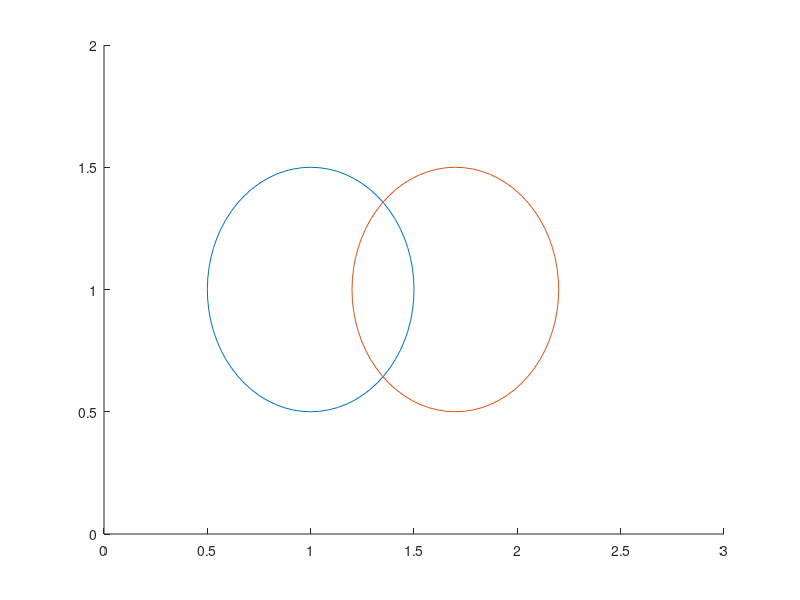

Write MATLAB code to recreate this figure. (Note: this script raises an error after producing the figure.)
% Pointwise multiplication of the sampled bump functions to check for 
% collision of two circles. Theorem 1 in lysenko2013ijrr.

% -------------------------------------------------------------------------
function [v1s,v2s] = s05_pointwise()

  % Generate the points
  clf;
  p1 = [1,1]; p2 = [1.7,1]; r = 0.5;
  drawCircle(p1, r);
  drawCircle(p2, r);
  axis([0 3 0 2]);
  
  % For each sample in the riemann sum, multiply the bump function values
  alpha = 1; offset = 0.0;
  integ = 0;
  v1s = []; v2s = [];
  for x = 0.5 : 0.1 : 2.4
    for y = 0 : 0.1 : 2
      v1 = s00_bump(norm([x,y]-p1)/r, alpha, offset);
      if(isinf(v1)), v1 = 1e6; end;
      v2 = s00_bump(norm([x,y]-p2)/r, alpha, offset);
      if(isinf(v2)), v2 = 1e6; end;
      if(abs(v2-1) < 1e-5), keyboard; end;
      v1s(end+1) = v1;
      v2s(end+1) = v2;
      integ = integ + v1*v2;
      %plot(x,y,'.');  hold on;
    end
  end
  keyboard
  fprintf('integral: %f\n', integ);

end

